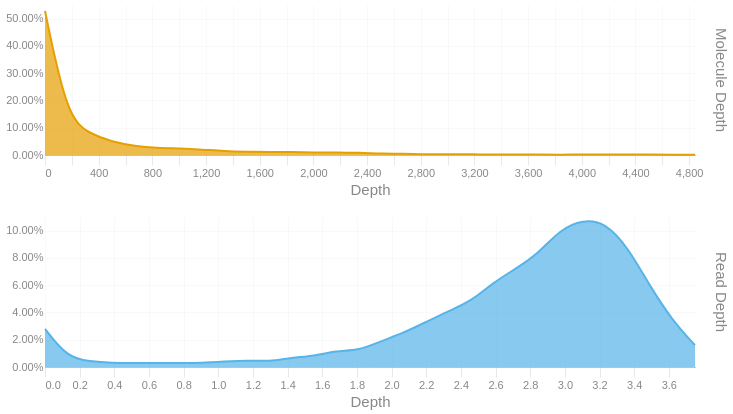

The code cell stored with this chart in its notebook:
### Code cell
readdep = depth_hist(tb['Read Depth'], q99, 3)
readdep = readdep.with_columns(pl.lit('Read Depth').alias('Metric'))
if not SKIPLR:
    moldep = depth_hist(tb['Molecule Depth'], mol_q99, 1)
    moldep = moldep.with_columns(pl.lit('Molecule Depth').alias('Metric'))
    _hist = pl.concat([readdep, moldep])
    _hist = _hist.filter(pl.col('Proportion') != 0)
    with SafeRender(_hist):
        (
            alt.Chart(_hist)        
            .mark_area(interpolate = "basis")
            .encode(
                x=alt.X('Bin:Q').scale(domainMin=0).axis(alt.Axis(title='Depth')),
                y = alt.Y('Proportion:Q', title = None).axis(format = '.2%'),
                color = alt.Color('Metric:N').legend(None),
                row = alt.Row("Metric:N").header(title = None, labelOrient = 'right'),
                tooltip = [
                    alt.Tooltip("Metric:N", title = "Metric"),
                    alt.Tooltip('Interval:N', title = "Depth Interval"),
                    alt.Tooltip('Proportion:Q', title = "% Alignments").format('.2%')
                ]
            )
            .resolve_scale(x='independent', y='independent')
            .properties(
                height = 150, width = 650,
                usermeta={'embedOptions': {'downloadFileName': f'{samplename}.depth.hist'}}
            )
        ).display()
else:
    readdep = readdep.filter(pl.col('Proportion') != 0)
    with SafeRender(readdep):
        (
            alt.Chart(readdep)        
            .mark_area(interpolate = "basis")
            .encode(
                x=alt.X('Bin:Q').scale(domainMin=0).axis(alt.Axis(title='Depth')),
                y = alt.Y('Proportion:Q', title = None).axis(format = '.2%'),
                tooltip = [
                    alt.Tooltip('Interval:N', title = "Depth Interval"),
                    alt.Tooltip('Proportion:Q', title = "% Alignments").format('.2%')
                ]
            )
            .properties(
                usermeta={'embedOptions': {'downloadFileName': f'{samplename}.depth.hist'}}
            )
        ).display()

### Figure 1 — Vega-Lite specification as saved in the notebook (floating-point values rounded to 4 significant figures)
{"width": 650, "height": 150, "config": {"title": {"anchor": "start", "dy": -15, "fontSize": 18, "color": "#888888", "subtitleColor": "#888888", "subtitleFontSize": 14}, "arc": {"fill": "#0072B2"}, "axis": {"domainColor": "#888888", "domainWidth": 0.5, "gridWidth": 0.2, "grid": false, "titleFontWeight": 400, "titleFontSize": 15, "labelFontSize": 11, "labelColor": "#888888", "tickColor": "#888888", "tickWidth": 0.2, "titleColor": "#888888"}, "axisBand": {"grid": false}, "axisX": {"grid": true, "tickSize": 10, "domainCap": "round"}, "axisY": {"domain": false, "grid": true, "tickSize": 0, "domainCap": "round"}, "background": "transparent", "header": {"labelFontSize": 15, "labelColor": "#888888", "titleFontSize": 15, "titleFontWeight": 600, "titleColor": "#888888"}, "legend": {"labelFont": "sans-serif", "labelFontSize": 12, "labelColor": "#888888", "symbolSize": 100, "symbolType": "circle", "titleFontSize": 12, "titlePadding": 10, "titleColor": "#888888", "title": null}, "range": {"category": ["#E69F00", "#56B4E9", "#009E73", "#F0E442", "#0072B2", "#D55E00", "#CC79A7", "#000000"], "diverging": ["#cfe8f3", "#a2d4ec", "#73bfe2", "#46abdb", "#1696d2", "#12719e"]}, "area": {"fill": "#0072B2", "fillOpacity": 0.7, "line": true, "strokeOpacity": 0.7}, "line": {"color": "#0072B2", "stroke": "#0072B2", "strokeWidth": 2}, "trail": {"color": "#0072B2", "stroke": "#0072B2", "strokeWidth": 0, "size": 1}, "point": {"filled": true, "fillOpacity": 1.0, "size": 95}, "text": {"color": "#888888", "fontSize": 11, "align": "right", "fontWeight": 400, "size": 11}, "bar": {"fill": "#0072B2", "stroke": null}, "view": {"stroke": null, "continuousWidth": 660, "continuousHeight": 400}}, "data": {"name": "data-0f4206f7f3682b83a7b3baeca493ac39"}, "mark": {"type": "area", "interpolate": "basis"}, "encoding": {"color": {"field": "Metric", "legend": null, "type": "nominal"}, "row": {"field": "Metric", "header": {"title": null, "labelOrient": "right"}, "type": "nominal"}, "tooltip": [{"field": "Metric", "title": "Metric", "type": "nominal"}, {"field": "Interval", "title": "Depth Interval", "type": "nominal"}, {"field": "Proportion", "format": ".2%", "title": "% Alignments", "type": "quantitative"}], "x": {"axis": {"title": "Depth"}, "field": "Bin", "scale": {"domainMin": 0}, "type": "quantitative"}, "y": {"axis": {"format": ".2%"}, "field": "Proportion", "title": null, "type": "quantitative"}}, "resolve": {"scale": {"x": "independent", "y": "independent"}}, "usermeta": {"embedOptions": {"downloadFileName": "S5_Hudson_1187.depth.hist"}}, "$schema": "https://vega.github.io/schema/vega-lite/v6.1.0.json", "datasets": {"data-0f4206f7f3682b83a7b3baeca493ac39": [{"Bin": 0.0, "Interval": "0.0-0.129", "Proportion": 0.028, "Metric": "Read Depth"}, {"Bin": 0.129, "Interval": "0.129-0.259", "Proportion": 0.007, "Metric": "Read Depth"}, {"Bin": 0.259, "Interval": "0.259-0.388", "Proportion": 0.004, "Metric": "Read Depth"}, {"Bin": 0.388, "Interval": "0.388-0.517", "Proportion": 0.003, "Metric": "Read Depth"}, {"Bin": 0.517, "Interval": "0.517-0.647", "Proportion": 0.003, "Metric": "Read Depth"}, {"Bin": 0.647, "Interval": "0.647-0.776", "Proportion": 0.003, "Metric": "Read Depth"}, {"Bin": 0.776, "Interval": "0.776-0.905", "Proportion": 0.003, "Metric": "Read Depth"}, {"Bin": 0.905, "Interval": "0.905-1.035", "Proportion": 0.003, "Metric": "Read Depth"}, {"Bin": 1.035, "Interval": "1.035-1.164", "Proportion": 0.004, "Metric": "Read Depth"}, {"Bin": 1.164, "Interval": "1.164-1.293", "Proportion": 0.005, "Metric": "Read Depth"}, {"Bin": 1.293, "Interval": "1.293-1.423", "Proportion": 0.004, "Metric": "Read Depth"}, {"Bin": 1.423, "Interval": "1.423-1.552", "Proportion": 0.007, "Metric": "Read Depth"}, {"Bin": 1.552, "Interval": "1.552-1.681", "Proportion": 0.008, "Metric": "Read Depth"}, {"Bin": 1.681, "Interval": "1.681-1.811", "Proportion": 0.012, "Metric": "Read Depth"}, {"Bin": 1.811, "Interval": "1.811-1.94", "Proportion": 0.012, "Metric": "Read Depth"}, {"Bin": 1.94, "Interval": "1.94-2.069", "Proportion": 0.019, "Metric": "Read Depth"}, {"Bin": 2.069, "Interval": "2.069-2.199", "Proportion": 0.025, "Metric": "Read Depth"}, {"Bin": 2.199, "Interval": "2.199-2.328", "Proportion": 0.033, "Metric": "Read Depth"}, {"Bin": 2.328, "Interval": "2.328-2.457", "Proportion": 0.041, "Metric": "Read Depth"}, {"Bin": 2.457, "Interval": "2.457-2.587", "Proportion": 0.048, "Metric": "Read Depth"}, {"Bin": 2.587, "Interval": "2.587-2.716", "Proportion": 0.062, "Metric": "Read Depth"}, {"Bin": 2.716, "Interval": "2.716-2.845", "Proportion": 0.072, "Metric": "Read Depth"}, {"Bin": 2.845, "Interval": "2.845-2.975", "Proportion": 0.083, "Metric": "Read Depth"}, {"Bin": 2.975, "Interval": "2.975-3.104", "Proportion": 0.101, "Metric": "Read Depth"}, {"Bin": 3.104, "Interval": "3.104-3.233", "Proportion": 0.108, "Metric": "Read Depth"}, {"Bin": 3.233, "Interval": "3.233-3.363", "Proportion": 0.106, "Metric": "Read Depth"}, {"Bin": 3.363, "Interval": "3.363-3.492", "Proportion": 0.088, "Metric": "Read Depth"}, {"Bin": 3.492, "Interval": "3.492-3.621", "Proportion": 0.059, "Metric": "Read Depth"}, {"Bin": 3.621, "Interval": "3.621-3.751", "Proportion": 0.034, "Metric": "Read Depth"}, {"Bin": 3.751, "Interval": "3.751-3.88", "Proportion": 0.016, "Metric": "Read Depth"}, {"Bin": 0.0, "Interval": "0.0-167.0", "Proportion": 0.528, "Metric": "Molecule Depth"}, {"Bin": 167.0, "Interval": "167.0-334.0", "Proportion": 0.135, "Metric": "Molecule Depth"}, {"Bin": 334.0, "Interval": "334.0-501.1", "Proportion": 0.078, "Metric": "Molecule Depth"}, {"Bin": 501.1, "Interval": "501.1-668.1", "Proportion": 0.048, "Metric": "Molecule Depth"}, {"Bin": 668.1, "Interval": "668.1-835.1", "Proportion": 0.033, "Metric": "Molecule Depth"}, {"Bin": 835.1, "Interval": "835.1-1002.1", "Proportion": 0.026, "Metric": "Molecule Depth"}, {"Bin": 1002.0, "Interval": "1002.1-1169.2", "Proportion": 0.024, "Metric": "Molecule Depth"}, {"Bin": 1169.0, "Interval": "1169.2-1336.2", "Proportion": 0.02, "Metric": "Molecule Depth"}, {"Bin": 1336.0, "Interval": "1336.2-1503.2", "Proportion": 0.014, "Metric": "Molecule Depth"}, {"Bin": 1503.0, "Interval": "1503.2-1670.2", "Proportion": 0.012, "Metric": "Molecule Depth"}, {"Bin": 1670.0, "Interval": "1670.2-1837.3", "Proportion": 0.011, "Metric": "Molecule Depth"}, {"Bin": 1837.0, "Interval": "1837.3-2004.3", "Proportion": 0.011, "Metric": "Molecule Depth"}, {"Bin": 2004.0, "Interval": "2004.3-2171.3", "Proportion": 0.009, "Metric": "Molecule Depth"}, {"Bin": 2171.0, "Interval": "2171.3-2338.3", "Proportion": 0.01, "Metric": "Molecule Depth"}, {"Bin": 2338.0, "Interval": "2338.3-2505.3", "Proportion": 0.008, "Metric": "Molecule Depth"}, {"Bin": 2505.0, "Interval": "2505.3-2672.4", "Proportion": 0.005, "Metric": "Molecule Depth"}, {"Bin": 2672.0, "Interval": "2672.4-2839.4", "Proportion": 0.005, "Metric": "Molecule Depth"}, {"Bin": 2839.0, "Interval": "2839.4-3006.4", "Proportion": 0.002, "Metric": "Molecule Depth"}, {"Bin": 3006.0, "Interval": "3006.4-3173.4", "Proportion": 0.003, "Metric": "Molecule Depth"}, {"Bin": 3173.0, "Interval": "3173.4-3340.5", "Proportion": 0.003, "Metric": "Molecule Depth"}, {"Bin": 3340.0, "Interval": "3340.5-3507.5", "Proportion": 0.001, "Metric": "Molecule Depth"}, {"Bin": 3508.0, "Interval": "3507.5-3674.5", "Proportion": 0.002, "Metric": "Molecule Depth"}, {"Bin": 3674.0, "Interval": "3674.5-3841.5", "Proportion": 0.002, "Metric": "Molecule Depth"}, {"Bin": 3842.0, "Interval": "3841.5-4008.6", "Proportion": 0.001, "Metric": "Molecule Depth"}, {"Bin": 4009.0, "Interval": "4008.6-4175.6", "Proportion": 0.002, "Metric": "Molecule Depth"}, {"Bin": 4176.0, "Interval": "4175.6-4342.6", "Proportion": 0.002, "Metric": "Molecule Depth"}, {"Bin": 4343.0, "Interval": "4342.6-4509.6", "Proportion": 0.002, "Metric": "Molecule Depth"}, {"Bin": 4510.0, "Interval": "4509.6-4676.6", "Proportion": 0.002, "Metric": "Molecule Depth"}, {"Bin": 4677.0, "Interval": "4676.6-4843.7", "Proportion": 0.001, "Metric": "Molecule Depth"}, {"Bin": 4844.0, "Interval": "4843.7-5010.69", "Proportion": 0.001, "Metric": "Molecule Depth"}]}}
